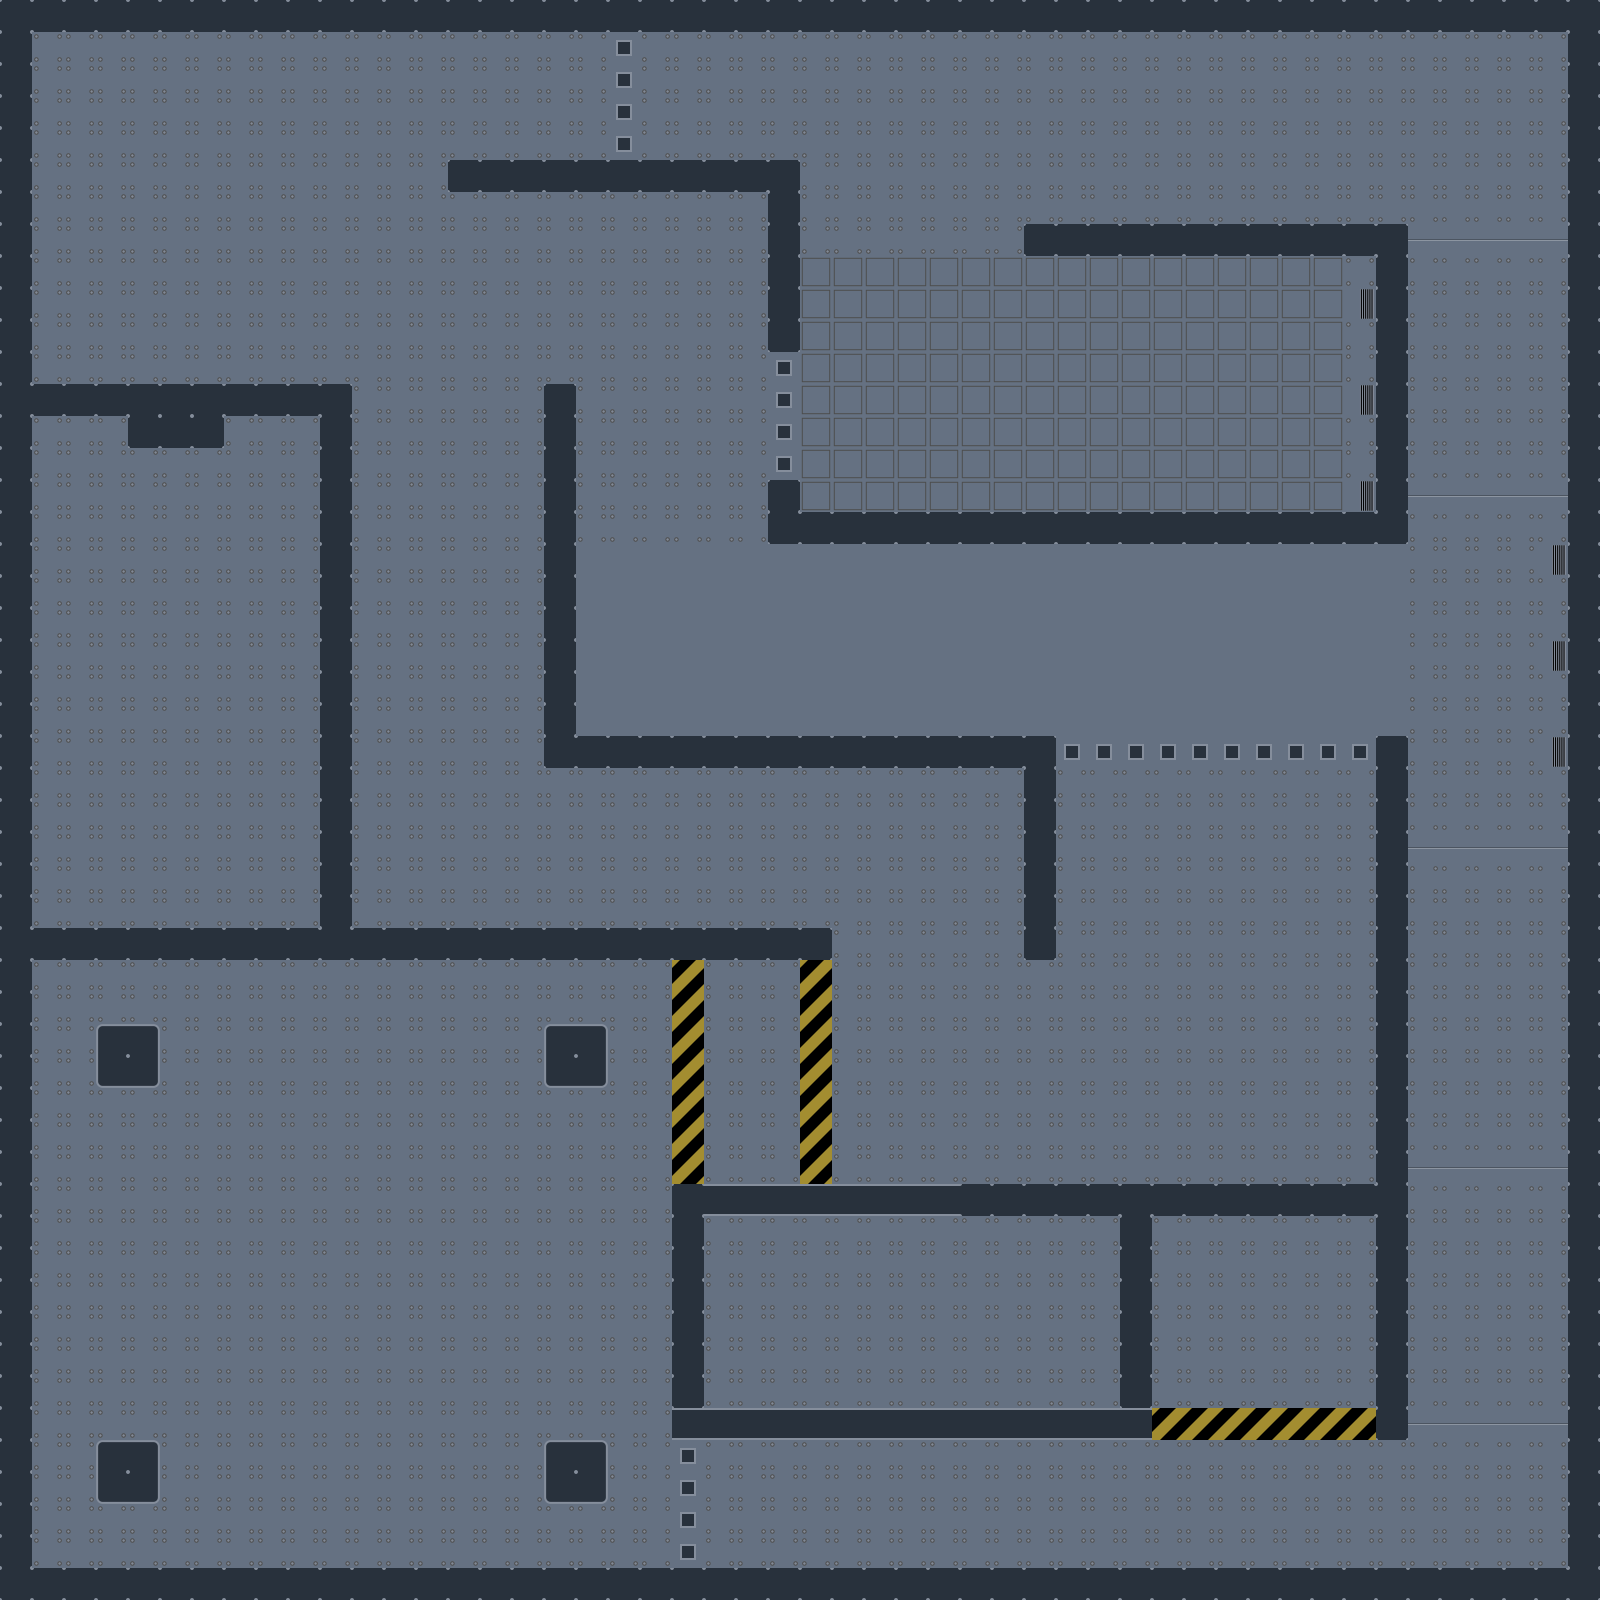

Rendered tile map (Tiled .tmx) drawn with the repository's tilesets; below, a short description and the map source with its tile grids summarised:
An orthogonal 50x50 tile map with 32x32 px tiles, 1 tile layer (Tile Layer 1), 4 tilesets and 28 objects.

<map version="1.0" tiledversion="1.0.3" orientation="orthogonal" renderorder="right-up" width="50" height="50" tilewidth="32" tileheight="32" nextobjectid="32">
 <properties>
  <property name="ambient" type="color" value="#ff000000" />
 </properties>
 <tileset firstgid="1" source="mars_margin.tsx" />
 <tileset firstgid="145" source="obj_large.tsx" />
 <tileset firstgid="161" source="obj_wide.tsx" />
 <tileset firstgid="193" source="obj_small.tsx" />
 <layer name="Tile Layer 1" width="50" height="50">
  <data>[2500 cells, 2500 non-empty, 13 distinct tile ids]</data>
 </layer>
 <objectgroup name="Objects">
  <object id="2" gid="145" x="1216" y="1280" width="64" height="64" />
  <object id="4" gid="174" x="736" y="1504" width="64" height="32" />
  <object id="5" gid="174" x="736" y="1536" width="64" height="32" />
  <object id="6" gid="166" x="1408" y="1248" width="64" height="32" rotation="-270" />
  <object id="7" gid="166" x="1248" y="512" width="64" height="32" />
  <object id="8" gid="166" x="832" y="512" width="64" height="32" />
  <object id="9" gid="163" x="960" y="512" width="64" height="32" />
  <object id="10" gid="163" x="1056" y="512" width="64" height="32" />
  <object id="11" gid="163" x="1408" y="1056" width="64" height="32" rotation="-270" />
  <object id="12" gid="171" x="1088" y="864" width="64" height="32" />
  <object id="13" gid="171" x="1088" y="960" width="64" height="32" />
  <object id="15" gid="171" x="1088" y="1056" width="64" height="32" />
  <object id="16" gid="176" x="1248" y="864" width="64" height="32" />
  <object id="17" gid="176" x="1248" y="960" width="64" height="32" />
  <object id="18" gid="176" x="1248" y="1056" width="64" height="32" />
  <object id="19" gid="228" x="544" y="96" width="32" height="32" />
  <object id="20" gid="214" x="608" y="736" width="32" height="32" />
  <object id="21" gid="214" x="608" y="672" width="32" height="32" />
  <object id="22" gid="214" x="646" y="688" width="32" height="32" />
  <object id="23" gid="214" x="240" y="320" width="32" height="32" />
  <object id="24" gid="214" x="256" y="256" width="32" height="32" />
  <object id="25" gid="214" x="288" y="320" width="32" height="32" />
  <object id="26" gid="214" x="302" y="272" width="32" height="32" />
  <object id="27" gid="169" x="64" y="352" width="64" height="32" />
  <object id="28" gid="169" x="64" y="288" width="64" height="32" />
  <object id="29" gid="169" x="64" y="224" width="64" height="32" />
  <object id="30" gid="169" x="64" y="160" width="64" height="32" />
  <object id="31" gid="169" x="64" y="96" width="64" height="32" />
 </objectgroup>
</map>
